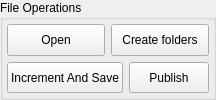
        <widget class="QGroupBox" name="groupBox_5">
         <property name="sizePolicy">
          <sizepolicy hsizetype="Preferred" vsizetype="Preferred">
           <horstretch>0</horstretch>
           <verstretch>0</verstretch>
          </sizepolicy>
         </property>
         <property name="title">
          <string>File Operations</string>
         </property>
         <layout class="QVBoxLayout" name="verticalLayout_4">
          <property name="margin">
           <number>4</number>
          </property>
          <item>
           <layout class="QHBoxLayout" name="horizontalLayout_17">
            <item>
             <widget class="QPushButton" name="sm_edit_bt">
              <property name="sizePolicy">
               <sizepolicy hsizetype="Preferred" vsizetype="Preferred">
                <horstretch>0</horstretch>
                <verstretch>0</verstretch>
               </sizepolicy>
              </property>
              <property name="text">
               <string>Open</string>
              </property>
             </widget>
            </item>
            <item>
             <widget class="QPushButton" name="sm_createFolder_bt">
              <property name="sizePolicy">
               <sizepolicy hsizetype="Preferred" vsizetype="Preferred">
                <horstretch>0</horstretch>
                <verstretch>0</verstretch>
               </sizepolicy>
              </property>
              <property name="text">
               <string>Create folders</string>
              </property>
             </widget>
            </item>
           </layout>
          </item>
          <item>
           <layout class="QHBoxLayout" name="horizontalLayout_18">
            <item>
             <widget class="QPushButton" name="sm_incrementSave_bt">
              <property name="sizePolicy">
               <sizepolicy hsizetype="Minimum" vsizetype="Preferred">
                <horstretch>0</horstretch>
                <verstretch>0</verstretch>
               </sizepolicy>
              </property>
              <property name="minimumSize">
               <size>
                <width>0</width>
                <height>26</height>
               </size>
              </property>
              <property name="text">
               <string notr="true">Increment And Save</string>
              </property>
             </widget>
            </item>
            <item>
             <widget class="QPushButton" name="sm_publish_bt">
              <property name="sizePolicy">
               <sizepolicy hsizetype="Preferred" vsizetype="Preferred">
                <horstretch>0</horstretch>
                <verstretch>0</verstretch>
               </sizepolicy>
              </property>
              <property name="minimumSize">
               <size>
                <width>0</width>
                <height>26</height>
               </size>
              </property>
              <property name="text">
               <string>Publish</string>
              </property>
             </widget>
            </item>
           </layout>
          </item>
         </layout>
        </widget>
